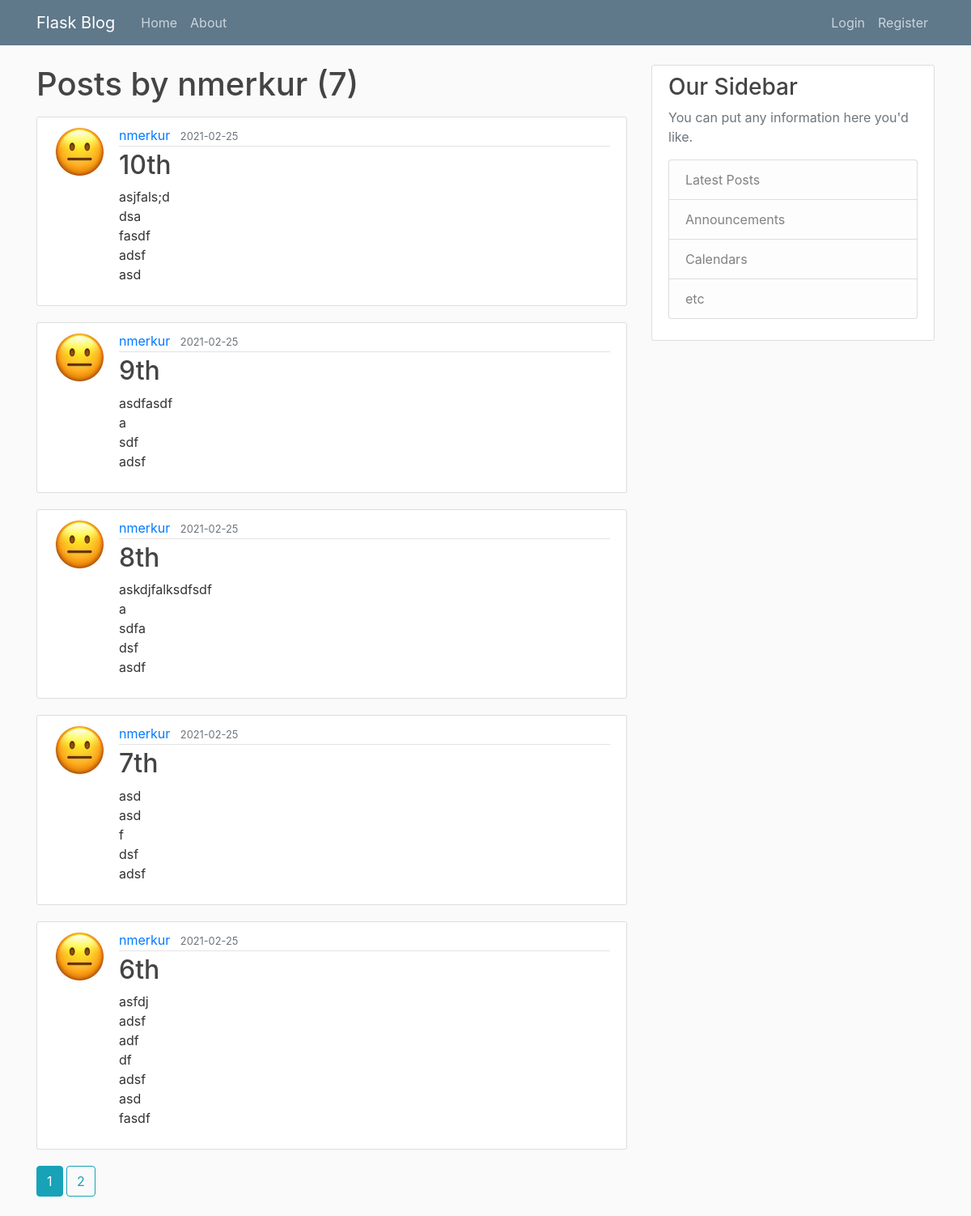
The page /user/nmerkur on the database its author committed.
### flaskblog/models.py (models this page shows, shortened)
class User(db.Model, UserMixin):
    id = db.Column(db.Integer, primary_key=True)
    username = db.Column(db.String(20), unique=True, nullable=False)
    email = db.Column(db.String(120), unique=True, nullable=False)
    image_file = db.Column(db.String(20), nullable=False, default='default.jpg')
    password = db.Column(db.String(60), nullable=False)
    posts = db.relationship('Post', backref='author', lazy=True)

class Post(db.Model):
    id = db.Column(db.Integer, primary_key=True)
    title = db.Column(db.String(100), nullable=False)
    date_posted = db.Column(db.DateTime, nullable=False, default=datetime.utcnow)
    content = db.Column(db.Text, nullable=False)
    user_id = db.Column(db.Integer, db.ForeignKey('user.id'), nullable=False)

### flaskblog/users/routes.py (the view)
@users.route('/user/<string:username>')
def user_posts(username):
    page = request.args.get('page', 1, type=int)
    user = User.query.filter_by(username=username).first_or_404()
    posts = Post.query.filter_by(author=user)\
        .order_by(Post.date_posted.desc())\
        .paginate(page=page, per_page=5)
    return render_template('user_posts.html', posts=posts, user=user)

### flaskblog/templates/user_posts.html (shortened to what this page needs)
{% extends 'layout.html' %}
{% block content %}
    <h1 class="mb-3">Posts by {{ user.username }} ({{ posts.total }}) </h1>
    {% for post in posts.items %}
        <article class="media content-section">
            <img class="rounded-circle article-img" src="{{ url_for('static', filename='profile_pics/' + post.author.image_file) }}" alt="">
            <div class="media-body">
            <div class="article-metadata">
                <a class="mr-2" href="{{ url_for("users.user_posts", username=post.author.username) }}">{{ post.author.username }}</a>
                <small class="text-muted">{{ post.date_posted.strftime('%Y-%m-%d') }}</small>
            </div>
            <h2><a class="article-title" href="{{ url_for("posts.post", post_id=post.id) }}">{{ post.title }}</a></h2>
            <p class="article-content">{{ post.content }}</p>
            </div>
        </article>
    {% endfor %}
    {% for page_num in posts.iter_pages(left_edge=1, right_edge=1, left_current=1, right_current=2) %}
        {% if page_num %}
            {% if posts.page == page_num %}
            <a class="btn btn-info mb-4" href="{{ url_for('users.user_posts', username=user.username, page=page_num) }}">{{ page_num }}</a>
            {% else %}
            <a class="btn btn-outline-info mb-4" href="{{ url_for('users.user_posts', username=user.username, page=page_num) }}">{{ page_num }}</a>
            {% endif %}
        {% endif %}
    {% endfor %}
{% endblock content %}

### flaskblog/static/main.css (style rules this page uses)
body { background: #fafafa; color: #333333; margin-top: 5rem; }
h1, h2, h3, h4, h5, h6 { color: #444444; }
.content-section { background: #ffffff; padding: 10px 20px; border: 1px solid #dddddd; border-radius: 3px; margin-bottom: 20px; }
.article-title { color: #444444; }
.article-content { white-space: pre-line; }
.article-img { height: 65px; width: 65px; margin-right: 16px; }
.article-metadata { padding-bottom: 1px; margin-bottom: 4px; border-bottom: 1px solid #e3e3e3 }

### rows shown on the page
User: username "nmerkur"
Post: image_file (picture), author.username "nmerkur", date_posted "2021-02-25", title "10th", content "asjfals;d dsa fasdf adsf asd"
Post: image_file (picture), author.username "nmerkur", date_posted "2021-02-25", title "9th", content "asdfasdf a sdf adsf"
Post: image_file (picture), author.username "nmerkur", date_posted "2021-02-25", title "8th", content "askdjfalksdfsdf a sdfa dsf asdf"
Post: image_file (picture), author.username "nmerkur", date_posted "2021-02-25", title "7th", content "asd asd f dsf adsf"
Post: image_file (picture), author.username "nmerkur", date_posted "2021-02-25", title "6th", content "asfdj adsf adf df adsf asd fasdf"

### other values the page prints
{{ posts.total }} "7"
{{ page_num }} "1"
{{ page_num }} "2"
